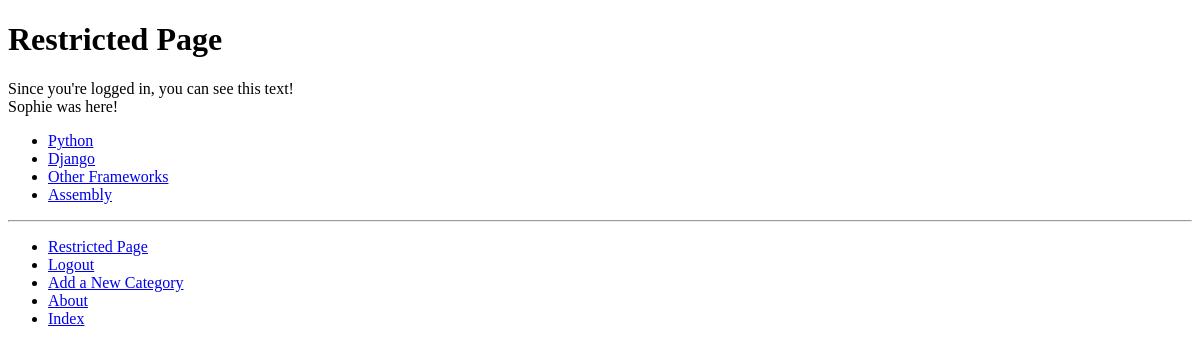
/rango/restricted/ (signed in), run on an earlier commit of the app's database.
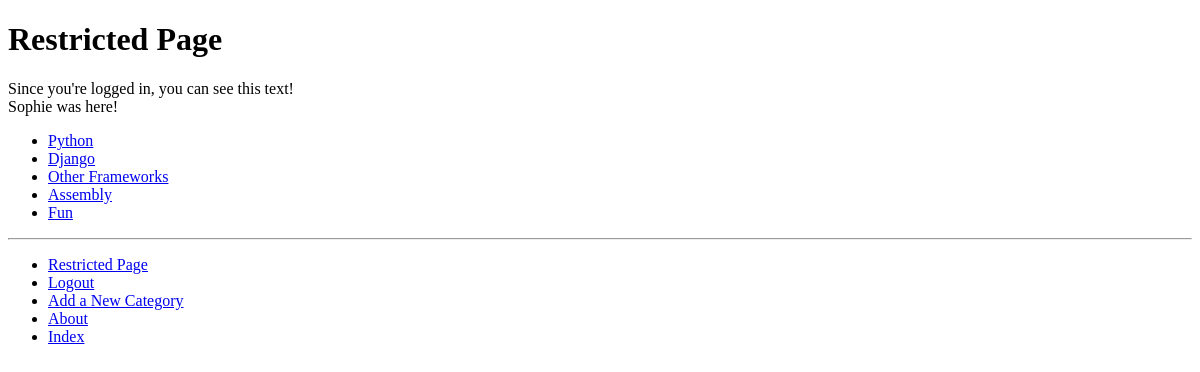
And on a later commit of the database.
### rango/models.py (models this page shows, shortened)
class Category(models.Model):
    NAME_MAX_LENGTH = 128
    name = models.CharField(max_length=NAME_MAX_LENGTH, unique=True)
    views = models.IntegerField(default=0)
    likes = models.IntegerField(default=0)
    slug = models.SlugField(unique=True)
    class Meta:
        verbose_name_plural = 'Categories'

### rango/views.py (the view)
# urls.py: path('restricted/', views.restricted, name='restricted'),
@login_required
def restricted(request):
    return render(request, 'rango/restricted.html')

### rango/templatetags/rango_template_tags.py (called while the page is built)
@register.inclusion_tag('rango/categories.html')
def get_category_list(current_category=None):
    return {'categories': Category.objects.all(),
    'current_category': current_category}

### templates/rango/restricted.html (shortened to what this page needs)
{% extends 'rango/base.html' %}
{% load staticfiles %}
{% block body_block %}
<h1>Restricted Page</h1>
Since you're logged in, you can see this text!<br />
Sophie was here!
{% endblock %}

### templates/rango/categories.html
<ul>
    {% if categories %}
        {% for c in categories %}
            {% if c == current_category %}
            <li><strong><a href="{% url 'rango:show_category' c.slug %}">{{ c.name }}</a></strong></li>
            {% else %}
            <li><a href="{% url 'rango:show_category' c.slug %}">{{ c.name }}</a></li>
            {% endif %}
        {% endfor %}
    {% else %}
        <li><strong>There are no categories present.</strong></li>
    {% endif %}
    </ul>

What changed in the data, as far as the page shows it:
added Category: name "Fun"
